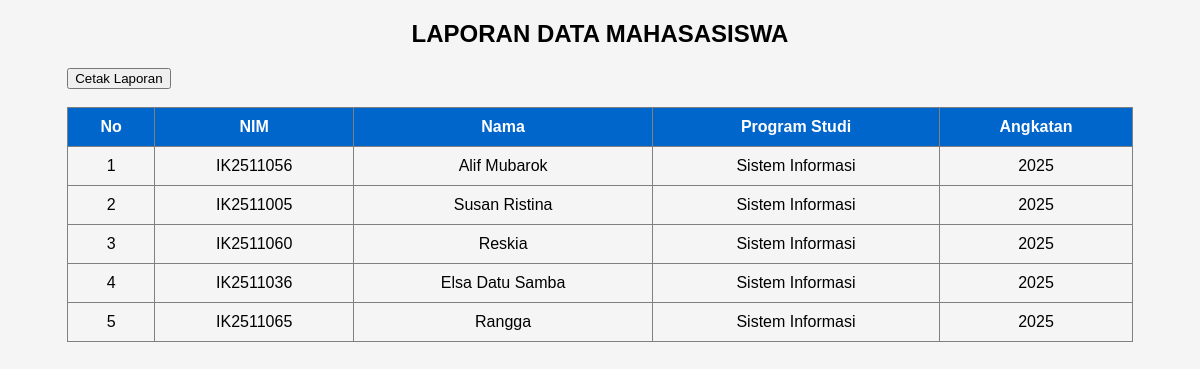
Page /app/laporan.php on the committed database.
### tables this page shows
CREATE TABLE mahasiswa (
    id_mahasiswa INT AUTO_INCREMENT PRIMARY KEY,
    nim VARCHAR(20) NOT NULL UNIQUE,
    nama VARCHAR(100) NOT NULL,
    prodi VARCHAR(100) NOT NULL,
    angkatan YEAR NOT NULL
);

### app/laporan.php (the view, shortened to what this page needs)
<?php
include "koneksi.php";
$data = mysqli_query($koneksi,"SELECT * FROM mahasiswa");
?>
<!DOCTYPE html>
<html>
<head>
</head>
<body>
<div class="container">
<h2>LAPORAN DATA MAHASASISWA</h2>
<button onclick="window.print()">
Cetak Laporan
</button>
<br><br>
<table border="1">
<tr>
<th>No</th>
<th>NIM</th>
<th>Nama</th>
<th>Program Studi</th>
<th>Angkatan</th>
</tr>
<?php
$no=1;
while($d=mysqli_fetch_array($data))
{
?>
<tr>
<td><?= $no++; ?></td>
<td><?= $d['nim']; ?></td>
<td><?= $d['nama']; ?></td>
<td><?= $d['prodi']; ?></td>
<td><?= $d['angkatan']; ?></td>
</tr>
<?php } ?>
</table>
</div>
</body>
</html>

### app/laporan.php (style rules this page uses)
body { font-family:Arial; background:#f5f5f5; }
.container { width:90%; margin:auto; }
h2 { text-align:center; }
table { width:100%; border-collapse:collapse; }
table th { background:#0066cc; color:white; padding:10px; }
table td { padding:10px; text-align:center; }

### rows in the picture
mahasiswa: nim "IK2511056", nama "Alif Mubarok", prodi "Sistem Informasi", angkatan "2025"
mahasiswa: nim "IK2511005", nama "Susan Ristina", prodi "Sistem Informasi", angkatan "2025"
mahasiswa: nim "IK2511060", nama "Reskia", prodi "Sistem Informasi", angkatan "2025"
mahasiswa: nim "IK2511036", nama "Elsa Datu Samba", prodi "Sistem Informasi", angkatan "2025"
mahasiswa: nim "IK2511065", nama "Rangga", prodi "Sistem Informasi", angkatan "2025"
